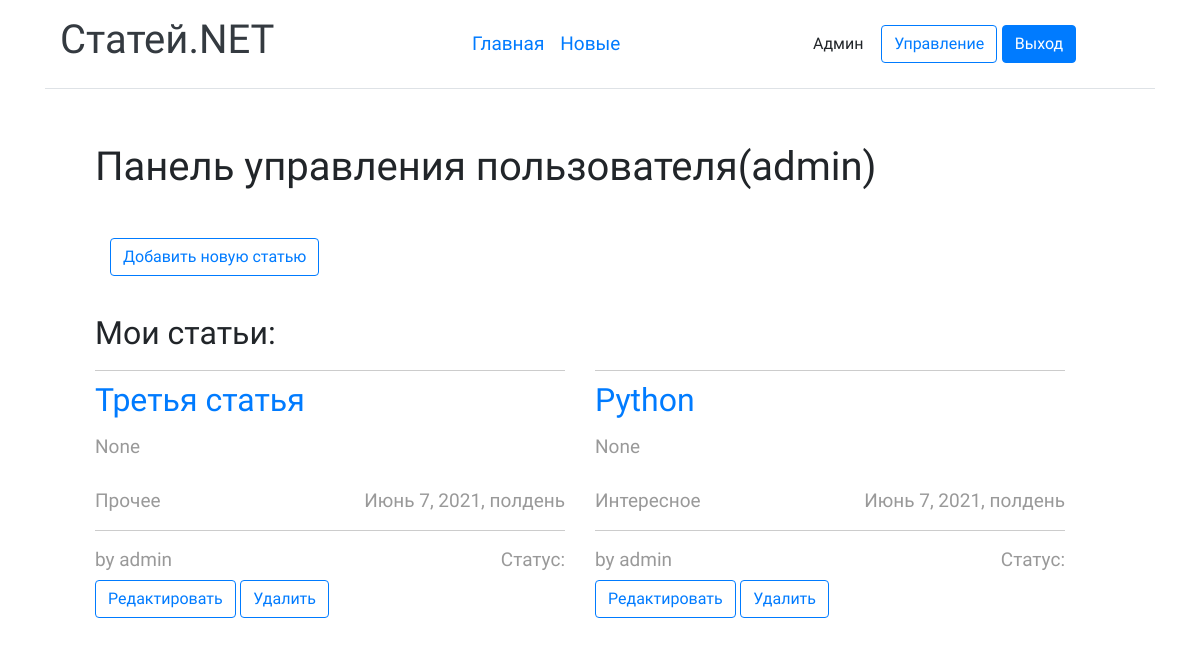
The page /userpanel/ (signed in) on the database as committed earlier.
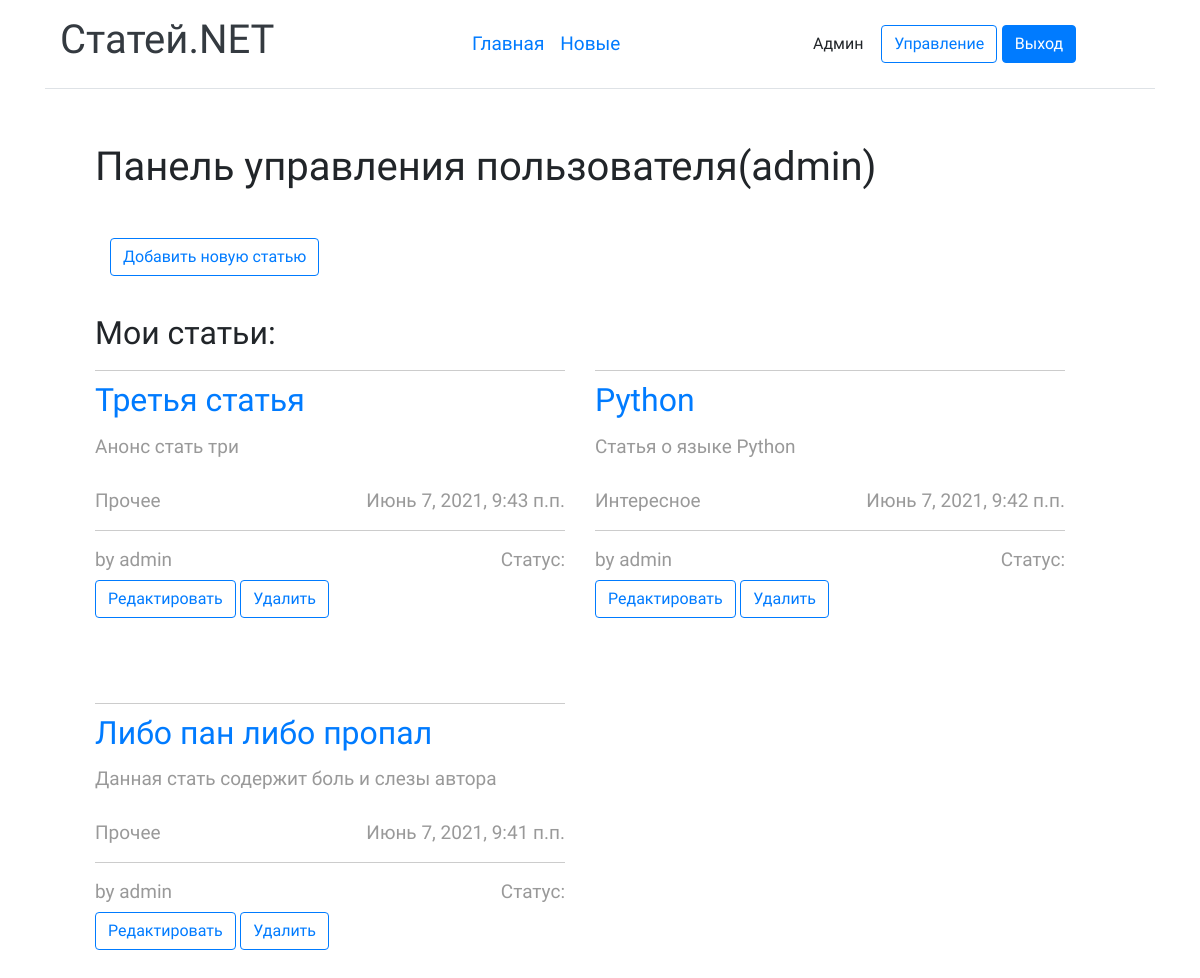
The same page on the database as committed later.
### articles/models.py (models this page shows, shortened)
class Post(models.Model):
    id = models.AutoField(unique=True, primary_key=True)
    title = models.CharField('Заголовок статьи', max_length=64)
    author = models.ForeignKey(User, on_delete=models.CASCADE, null=True)
    announcement_post = models.CharField('Анонс статьи', max_length=255, null=True)
    text = models.TextField('Текст статьи')
    post_data = models.DateTimeField(auto_now=True)
    category = models.ForeignKey(Category, on_delete=models.CASCADE)
    status = models.ForeignKey(Status, on_delete=models.CASCADE, null=True, default=1)

class Category(models.Model):
    id = models.AutoField(unique=True, primary_key=True)
    name = models.CharField('Название котегории', max_length=64)
    def __str__(self):
        return self.name

### articles/views.py (the view)
# urls.py: path('userpanel/', views.user_article_page, name='userpanel'),
def user_article_page(request):
    context = {
        'user_posts': Post.objects.filter(author=request.user).order_by('-post_data')
    }
    return render(request, "articles/userpanel.html", context)

### articles/templates/articles/userpanel.html (shortened to what this page needs)
{% extends 'base.html' %}
{% load static %}
{% block content %}
    {% if request.user.is_authenticated %}
    <h1>Панель управления пользователя({{ request.user }})</h1><br>
          <div class="col-md-3 text-end">
            <button type="button" class="btn btn-outline-primary me-2" onclick="location.href='{% url 'new_post' %}'">Добавить новую статью</button><br><br>
        </div>
        <h2>Мои статьи:</h2>
        <div class="row">
                {% for post in user_posts %}
                <article class="col-12 col-md-6 tm-post">
                    <hr class="tm-hr-primary">
                    <a href="{% url 'post' post.id %}" class="effect-lily tm-post-link tm-pt-60">
                        <h2 class="tm-pt-30 tm-color-primary tm-post-title">{{ post.title }}</h2>
                    </a>
                    <p class="tm-pt-30">
                        {{ post.announcement_post }}
                    </p>
                    <div class="d-flex justify-content-between tm-pt-45">
                        <span class="tm-color-primary">{{ post.category }}</span>
                        <span class="tm-color-primary">{{ post.post_data }}</span>
                    </div>
                    <hr>
                    <div class="d-flex justify-content-between">
                        <span>by {{ post.author }}</span>
                        <span>Статус: {{ post.status }}</span>
                    </div>
                    <button type="button" class="btn btn-outline-primary me-2" onclick="location.href='{% url 'edit' post.id %}'">Редактировать</button>
                    <button type="button" class="btn btn-outline-primary me-2" onclick="location.href='{% url 'delete' post.id %}'">Удалить</button>
                </article>
                {% endfor %}
    </div>
    {% else %}
    <p>Вы не являетесь авторизированным, авторизуйтесь.</p>
    {% endif %}
{% endblock %}

Rows that differ between the two databases and show on the page:
changed Post "Третья статья": announcement_post "None" → "Анонс стать три"; post_data "Июнь 7, 2021, полдень" → "Июнь 7, 2021, 9:43 п.п."
changed Post "Python": announcement_post "None" → "Статья о языке Python"; post_data "Июнь 7, 2021, полдень" → "Июнь 7, 2021, 9:42 п.п."
added Post: title "Либо пан либо пропал", announcement_post "Данная стать содержит боль и слезы автора", category "Прочее", post_data "Июнь 7, 2021, 9:41 п.п.", author "admin"
